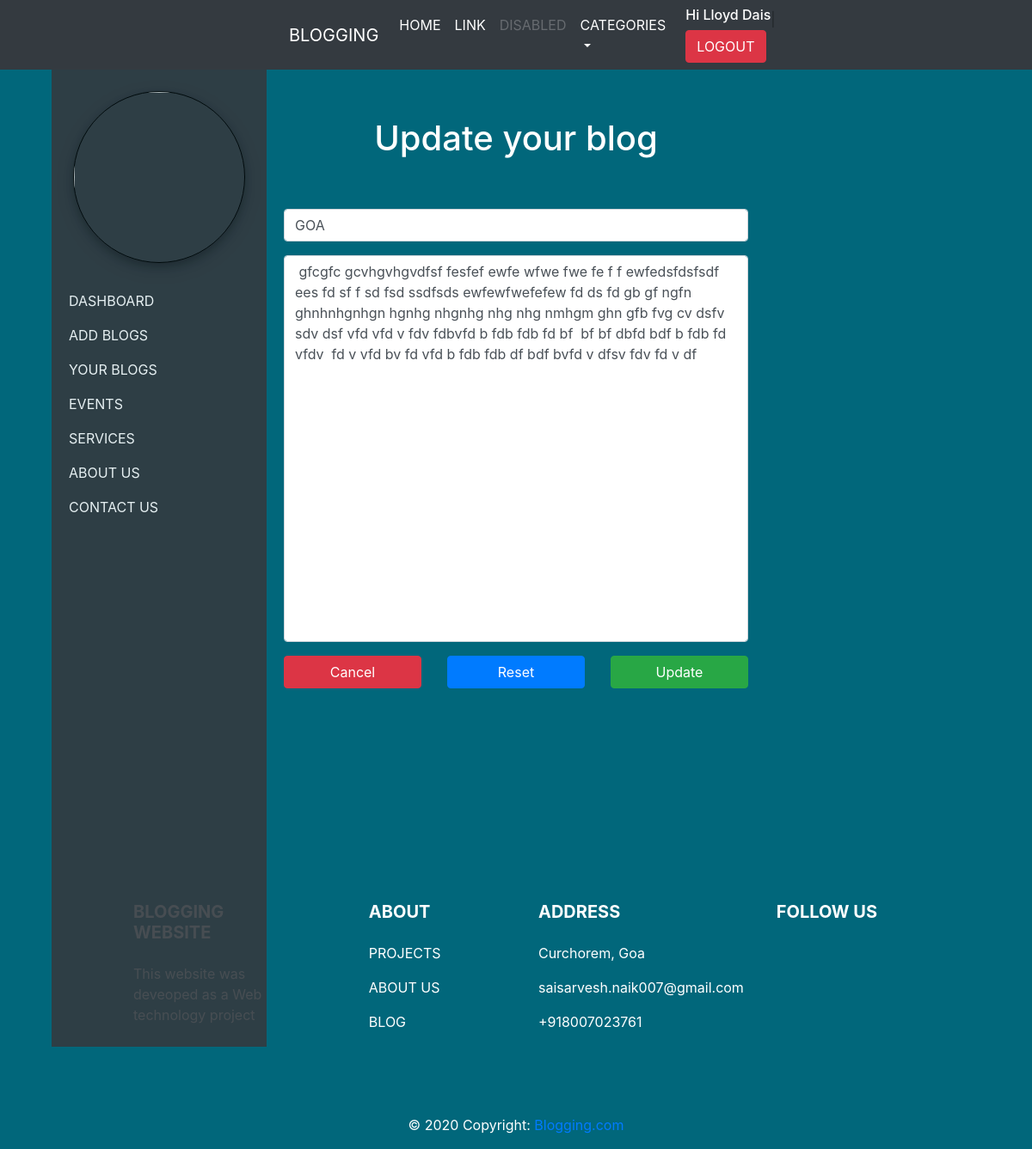
The app's page /view_blogs/update_blog.php (signed in) with its own data.
### tables this page shows
CREATE TABLE `blogs` (
  `blog_id` int(11) NOT NULL,
  `blog_category` varchar(100) NOT NULL,
  `blog_title` varchar(50) NOT NULL,
  `blog_pic` varchar(200) NOT NULL,
  `blog_short_desc` varchar(100) NOT NULL,
  `blog_desc` varchar(5000) NOT NULL,
  `user_id` int(11) NOT NULL,
  `created_date_time` timestamp NOT NULL DEFAULT current_timestamp(),
  `modified_date_time` datetime NOT NULL,
  `deleted_date_time` datetime NOT NULL,
  `status` int(11) NOT NULL DEFAULT 0 COMMENT '0-shown,1-hidden,2-deleted'
);

### view_blogs/update_blog.php (the view, shortened to what this page needs)
<!DOCTYPE html>
<html lang="en">
<head>
	<link rel="stylesheet" type="text/css" href="../css/bootstrap.min.css">
	<link rel="stylesheet" type="text/css" href="../style.css">
	<link rel="stylesheet" type="text/css" href="../sidebar.css">
</head>
<body>
	<?php
	require '../header.php';
	?>
	<?php
	require '../sidebar.php';
	?>
	<section>
		<div class="container">
			<form method="post" action="" enctype="multipart/form-data">
				<div class="row">
					<div class="col-md-12 text-center">
						<h1 style="color: white">Update your blog</h1>
					</div>
				</div>
				<div class="row">
					<div class="col-md-3"></div>
					<div class="col-md-6 text-center" style="margin-top: 50px">
						<?php
							require '../connect.php';
							$blog_id = $_GET['id'];
							$sql= $conn->prepare("SELECT * FROM blogs where blog_id='".$blog_id."' and status='0'");
							            $sql->execute();
							            $sql->setFetchMode(PDO::FETCH_ASSOC);
							            if($sql->rowCount()>0){
				              foreach (($sql->fetchAll()) as $key => $row) {
				              	echo '
						<div class="item form-group">
							<input type=button id="blog_id" style="display:none;" value="'.$blog_id.'">
							<input type="text"  required="required" class="form-control " id="blog_title" name="productname" value="'.$row['blog_title'].'">
						</div>
						<div class="item form-group">
							<textarea class="form-control blogTextarea" type="text" name="productnote"  id="blog_desc"> '.$row['blog_desc'].' </textarea>
						</div>';
							}
								}
								?>
					</div>
					<div class="col-md-3"></div>
				</div>
				<div class="row">
					<div class="col-md-3"></div>
					<div class="col-md-6">
						<div class="row">
							<div class="col-md-4">
								<div class="item form-group" style="text-align: right">
									<button class="btn btn-danger blogButtons" type="button"><a style="color:white" href="view_blogs.php">Cancel</a></button>
								</div>
							</div>
							<div class="col-md-4">
								<div class="item form-group" style="text-align: center;">
									<button class="btn btn-primary blogButtons" type="reset">Reset</button>
								</div>
							</div>
							<div class="col-md-4" >
								<div class="item form-group" style="text-align: left;">
									<button type="button" id="blogsubmit" class="btn btn-success blogButtons">Update</button>
								</div>
							</div>
						</div>
					</div>
					<div class="col-md-3"></div>
				</div>
			</form>
		</div>
	</section>
	<?php
	require '../footer.php';
	?>
</body>
</html>

### style.css (style rules this page uses)
body { background-image: url('images/solid.png'); background-attachment: fixed ; background-repeat: no-repeat; background-size: cover; background-position: center; }
.blogTextarea { height: 450px; resize: none; }
.blogButtons { height: 50%; width: 100%; }

### records on screen
blogs: productname "GOA", productnote "gfcgfc gcvhgvhgvdfsf fesfef ewfe wfwe fwe fe f f ewfedsfdsfsdf ees fd sf f sd fsd ssdfsds ewfewfwefefew fd ds fd gb gf ngfn ghnhnhgnhgn hgnhg nhgnhg nhg nhg nmhgm ghn gfb fvg cv dsfv sdv dsf vfd vfd v fdv fdbvfd b fdb fdb fd bf bf bf dbfd bdf b fdb fd vfdv fd v vfd bv fd vfd b fdb fdb df bdf bvfd v dfsv fdv fd v df"

### other values on screen
$_SESSION["user_name"] "Lloyd Dais"
